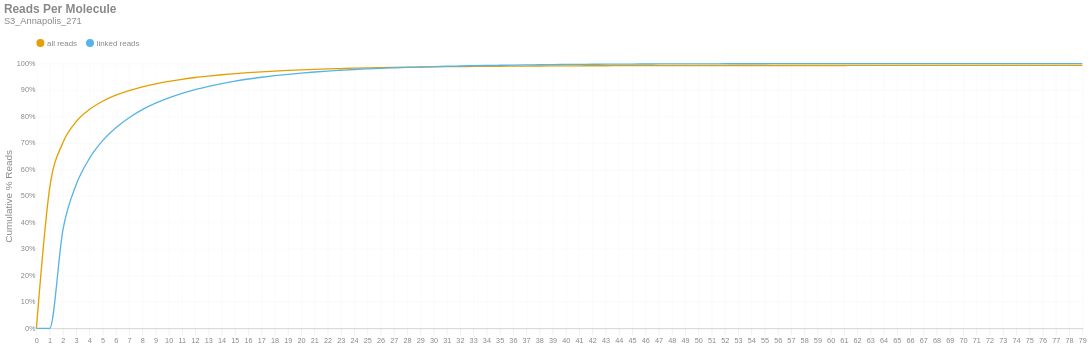

The code cell stored with this chart in its notebook:
### Markdown cell above
### Reads per Molecule
This chart shows the cumulative distribution of the number of reads per linked molecule. That is, how many alignments are associated with a unique molecule. This excludes the number of reads associated with invalid or absent linked-read barcodes. The `linked` histogram is the percentages recalculated when disregarding singletons.

### Code cell
if SKIPLR:
    print_html(f"Skipped")
else:
    counts = np.bincount(valids['reads'].cast(pl.Int64).to_numpy())
    weighted = counts * np.arange(len(counts))
    all_perc = weighted / n_reads
    linked_perc = weighted / n_linked_reads
    linked_perc[1] = 0
    binned_df = pl.DataFrame({
        'readsper': list(range(len(counts))),
        'all reads (cumsum)': np.cumsum(all_perc).tolist(),
        'linked reads (cumsum)': np.cumsum(linked_perc).tolist(),
    })

    with SafeRender(binned_df):
        (
            density_plot(binned_df, 'Reads Per Molecule', samplename, 'readspmol')
            .encode(
                x=alt.X('readsper:O', title=None).axis(labelAngle=0).scale(padding=0),
                y=alt.Y('value:Q', title='Cumulative % Reads').axis(format='%').stack(False),
                color=alt.Color("key:N").scale(domain=["all reads", "linked reads"]),
                tooltip=[
                    alt.Tooltip("key:N", title="Data Type"),
                    alt.Tooltip("readsper:O", title="Reads Per Molecule"),
                    alt.Tooltip("value:Q", format=".2%", title="% Reads (Cum.)")
                ]            
            )
        ).display()

### Figure 1 — Vega-Lite specification as saved in the notebook (floating-point values rounded to 4 significant figures)
{"width": "container", "height": 400, "config": {"title": {"anchor": "start", "dy": -15, "fontSize": 18, "color": "#888888", "subtitleColor": "#888888", "subtitleFontSize": 14}, "arc": {"fill": "#0072B2"}, "axis": {"domainColor": "#888888", "domainWidth": 0.5, "gridWidth": 0.2, "grid": false, "titleFontWeight": 400, "titleFontSize": 15, "labelFontSize": 11, "labelColor": "#888888", "tickColor": "#888888", "tickWidth": 0.2, "titleColor": "#888888"}, "axisBand": {"grid": false}, "axisX": {"grid": true, "tickSize": 10, "domainCap": "round"}, "axisY": {"domain": false, "grid": true, "tickSize": 0, "domainCap": "round"}, "background": "transparent", "header": {"labelFontSize": 15, "labelColor": "#888888", "titleFontSize": 15, "titleFontWeight": 600, "titleColor": "#888888"}, "legend": {"labelFont": "sans-serif", "labelFontSize": 12, "labelColor": "#888888", "symbolSize": 100, "symbolType": "circle", "titleFontSize": 12, "titlePadding": 10, "titleColor": "#888888", "title": null, "orient": "top"}, "range": {"category": ["#E69F00", "#56B4E9", "#009E73", "#F0E442", "#0072B2", "#D55E00", "#CC79A7", "#000000"], "diverging": ["#cfe8f3", "#a2d4ec", "#73bfe2", "#46abdb", "#1696d2", "#12719e"]}, "area": {"fill": "#0072B2", "fillOpacity": 0.7, "line": true, "strokeOpacity": 0.7}, "line": {"color": "#0072B2", "stroke": "#0072B2", "strokeWidth": 2}, "trail": {"color": "#0072B2", "stroke": "#0072B2", "strokeWidth": 0, "size": 1}, "point": {"filled": true, "fillOpacity": 1.0, "size": 95}, "text": {"color": "#888888", "fontSize": 11, "align": "right", "fontWeight": 400, "size": 11}, "bar": {"fill": "#0072B2", "stroke": null}, "view": {"stroke": null, "continuousWidth": 660, "continuousHeight": 400}}, "data": {"name": "data-f220223380d4a3ecb19b395fbc92286e"}, "mark": {"type": "line", "interpolate": "monotone", "point": {"opacity": 0, "size": 275}}, "encoding": {"color": {"field": "key", "scale": {"domain": ["all reads", "linked reads"]}, "type": "nominal"}, "tooltip": [{"field": "key", "title": "Data Type", "type": "nominal"}, {"field": "readsper", "title": "Reads Per Molecule", "type": "ordinal"}, {"field": "value", "format": ".2%", "title": "% Reads (Cum.)", "type": "quantitative"}], "x": {"axis": {"labelAngle": 0}, "field": "readsper", "scale": {"padding": 0}, "title": null, "type": "ordinal"}, "y": {"axis": {"format": "%"}, "field": "value", "stack": false, "title": "Cumulative % Reads", "type": "quantitative"}}, "params": [{"name": "param_c36ac31b6afebe62", "select": {"type": "point", "fields": ["key"]}, "bind": "legend"}], "title": {"text": "Reads Per Molecule", "subtitle": "S3_Annapolis_271"}, "transform": [{"fold": ["all reads (cumsum)", "linked reads (cumsum)"]}, {"calculate": "replace(datum.key, ' (cumsum)', '')", "as": "key"}, {"filter": {"param": "param_c36ac31b6afebe62"}}], "usermeta": {"embedOptions": {"downloadFileName": "S3_Annapolis_271.readspmol"}}, "$schema": "https://vega.github.io/schema/vega-lite/v6.1.0.json", "datasets": {"data-f220223380d4a3ecb19b395fbc92286e": [{"readsper": 0, "all reads (cumsum)": 0.0, "linked reads (cumsum)": 0.0}, {"readsper": 1, "all reads (cumsum)": 0.5287, "linked reads (cumsum)": 0.0}, {"readsper": 2, "all reads (cumsum)": 0.701, "linked reads (cumsum)": 0.3712}, {"readsper": 3, "all reads (cumsum)": 0.7804, "linked reads (cumsum)": 0.5423}, {"readsper": 4, "all reads (cumsum)": 0.8264, "linked reads (cumsum)": 0.6412}, {"readsper": 5, "all reads (cumsum)": 0.8577, "linked reads (cumsum)": 0.7087}, {"readsper": 6, "all reads (cumsum)": 0.8804, "linked reads (cumsum)": 0.7577}, {"readsper": 7, "all reads (cumsum)": 0.8979, "linked reads (cumsum)": 0.7954}, {"readsper": 8, "all reads (cumsum)": 0.912, "linked reads (cumsum)": 0.8257}, {"readsper": 9, "all reads (cumsum)": 0.9234, "linked reads (cumsum)": 0.8503}, {"readsper": 10, "all reads (cumsum)": 0.9326, "linked reads (cumsum)": 0.8702}, {"readsper": 11, "all reads (cumsum)": 0.9406, "linked reads (cumsum)": 0.8873}, {"readsper": 12, "all reads (cumsum)": 0.9473, "linked reads (cumsum)": 0.9018}, {"readsper": 13, "all reads (cumsum)": 0.9528, "linked reads (cumsum)": 0.9137}, {"readsper": 14, "all reads (cumsum)": 0.9578, "linked reads (cumsum)": 0.9244}, {"readsper": 15, "all reads (cumsum)": 0.9621, "linked reads (cumsum)": 0.9336}, {"readsper": 16, "all reads (cumsum)": 0.9658, "linked reads (cumsum)": 0.9416}, {"readsper": 17, "all reads (cumsum)": 0.9689, "linked reads (cumsum)": 0.9482}, {"readsper": 18, "all reads (cumsum)": 0.9717, "linked reads (cumsum)": 0.9543}, {"readsper": 19, "all reads (cumsum)": 0.9741, "linked reads (cumsum)": 0.9594}, {"readsper": 20, "all reads (cumsum)": 0.9762, "linked reads (cumsum)": 0.9641}, {"readsper": 21, "all reads (cumsum)": 0.9781, "linked reads (cumsum)": 0.9681}, {"readsper": 22, "all reads (cumsum)": 0.9797, "linked reads (cumsum)": 0.9716}, {"readsper": 23, "all reads (cumsum)": 0.9811, "linked reads (cumsum)": 0.9746}, {"readsper": 24, "all reads (cumsum)": 0.9825, "linked reads (cumsum)": 0.9775}, {"readsper": 25, "all reads (cumsum)": 0.9836, "linked reads (cumsum)": 0.9799}, {"readsper": 26, "all reads (cumsum)": 0.9846, "linked reads (cumsum)": 0.9821}, {"readsper": 27, "all reads (cumsum)": 0.9854, "linked reads (cumsum)": 0.9839}, {"readsper": 28, "all reads (cumsum)": 0.9862, "linked reads (cumsum)": 0.9856}, {"readsper": 29, "all reads (cumsum)": 0.9869, "linked reads (cumsum)": 0.9871}, {"readsper": 30, "all reads (cumsum)": 0.9876, "linked reads (cumsum)": 0.9886}, {"readsper": 31, "all reads (cumsum)": 0.9882, "linked reads (cumsum)": 0.9899}, {"readsper": 32, "all reads (cumsum)": 0.9886, "linked reads (cumsum)": 0.9909}, {"readsper": 33, "all reads (cumsum)": 0.9891, "linked reads (cumsum)": 0.9918}, {"readsper": 34, "all reads (cumsum)": 0.9895, "linked reads (cumsum)": 0.9927}, {"readsper": 35, "all reads (cumsum)": 0.9899, "linked reads (cumsum)": 0.9935}, {"readsper": 36, "all reads (cumsum)": 0.9902, "linked reads (cumsum)": 0.9942}, {"readsper": 37, "all reads (cumsum)": 0.9905, "linked reads (cumsum)": 0.9949}, {"readsper": 38, "all reads (cumsum)": 0.9908, "linked reads (cumsum)": 0.9955}, {"readsper": 39, "all reads (cumsum)": 0.9911, "linked reads (cumsum)": 0.9961}, {"readsper": 40, "all reads (cumsum)": 0.9913, "linked reads (cumsum)": 0.9966}, {"readsper": 41, "all reads (cumsum)": 0.9915, "linked reads (cumsum)": 0.997}, {"readsper": 42, "all reads (cumsum)": 0.9916, "linked reads (cumsum)": 0.9973}, {"readsper": 43, "all reads (cumsum)": 0.9918, "linked reads (cumsum)": 0.9977}, {"readsper": 44, "all reads (cumsum)": 0.9919, "linked reads (cumsum)": 0.9979}, {"readsper": 45, "all reads (cumsum)": 0.992, "linked reads (cumsum)": 0.9981}, {"readsper": 46, "all reads (cumsum)": 0.9921, "linked reads (cumsum)": 0.9983}, {"readsper": 47, "all reads (cumsum)": 0.9922, "linked reads (cumsum)": 0.9985}, {"readsper": 48, "all reads (cumsum)": 0.9923, "linked reads (cumsum)": 0.9986}, {"readsper": 49, "all reads (cumsum)": 0.9923, "linked reads (cumsum)": 0.9988}, {"readsper": 50, "all reads (cumsum)": 0.9924, "linked reads (cumsum)": 0.9989}, {"readsper": 51, "all reads (cumsum)": 0.9924, "linked reads (cumsum)": 0.999}, {"readsper": 52, "all reads (cumsum)": 0.9925, "linked reads (cumsum)": 0.9992}, {"readsper": 53, "all reads (cumsum)": 0.9925, "linked reads (cumsum)": 0.9992}, {"readsper": 54, "all reads (cumsum)": 0.9926, "linked reads (cumsum)": 0.9993}, {"readsper": 55, "all reads (cumsum)": 0.9926, "linked reads (cumsum)": 0.9994}, {"readsper": 56, "all reads (cumsum)": 0.9926, "linked reads (cumsum)": 0.9994}, {"readsper": 57, "all reads (cumsum)": 0.9927, "linked reads (cumsum)": 0.9995}, {"readsper": 58, "all reads (cumsum)": 0.9927, "linked reads (cumsum)": 0.9996}, {"readsper": 59, "all reads (cumsum)": 0.9927, "linked reads (cumsum)": 0.9996}, {"readsper": 60, "all reads (cumsum)": 0.9927, "linked reads (cumsum)": 0.9997}, {"readsper": 61, "all reads (cumsum)": 0.9928, "linked reads (cumsum)": 0.9997}, {"readsper": 62, "all reads (cumsum)": 0.9928, "linked reads (cumsum)": 0.9998}, {"readsper": 63, "all reads (cumsum)": 0.9928, "linked reads (cumsum)": 0.9998}, {"readsper": 64, "all reads (cumsum)": 0.9928, "linked reads (cumsum)": 0.9999}, {"readsper": 65, "all reads (cumsum)": 0.9928, "linked reads (cumsum)": 0.9999}, {"readsper": 66, "all reads (cumsum)": 0.9928, "linked reads (cumsum)": 0.9999}, {"readsper": 67, "all reads (cumsum)": 0.9928, "linked reads (cumsum)": 0.9999}, {"readsper": 68, "all reads (cumsum)": 0.9929, "linked reads (cumsum)": 0.9999}, {"readsper": 69, "all reads (cumsum)": 0.9929, "linked reads (cumsum)": 0.9999}, {"readsper": 70, "all reads (cumsum)": 0.9929, "linked reads (cumsum)": 0.9999}, {"readsper": 71, "all reads (cumsum)": 0.9929, "linked reads (cumsum)": 0.9999}, {"readsper": 72, "all reads (cumsum)": 0.9929, "linked reads (cumsum)": 1.0}, {"readsper": 73, "all reads (cumsum)": 0.9929, "linked reads (cumsum)": 1.0}, {"readsper": 74, "all reads (cumsum)": 0.9929, "linked reads (cumsum)": 1.0}, {"readsper": 75, "all reads (cumsum)": 0.9929, "linked reads (cumsum)": 1.0}, {"readsper": 76, "all reads (cumsum)": 0.9929, "linked reads (cumsum)": 1.0}, {"readsper": 77, "all reads (cumsum)": 0.9929, "linked reads (cumsum)": 1.0}, {"readsper": 78, "all reads (cumsum)": 0.9929, "linked reads (cumsum)": 1.0}, {"readsper": 79, "all reads (cumsum)": 0.9929, "linked reads (cumsum)": 1.0}]}}
